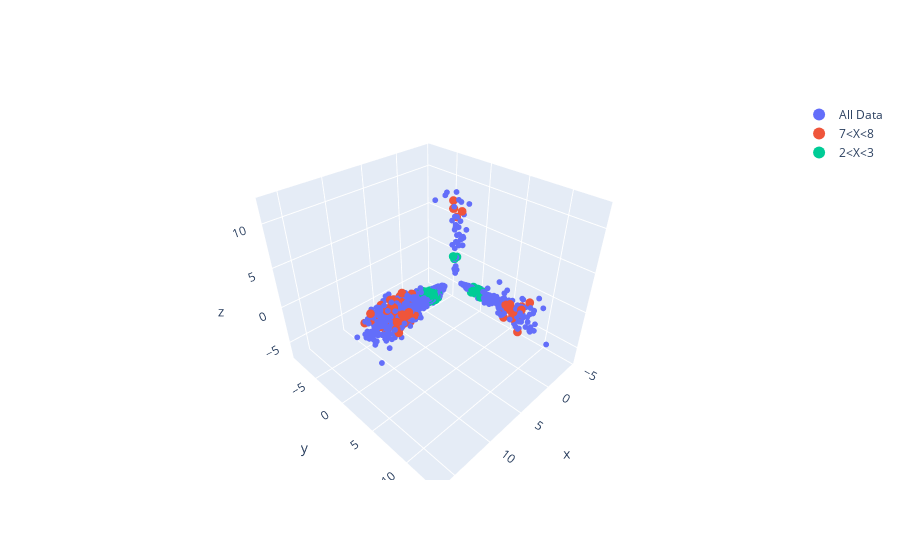

This figure's notebook cell:
### Markdown cell above
### Plotly

- Let's take a look!

### Code cell
# https://plotly.com/python/3d-scatter-plots/
# https://community.plotly.com/t/setting-marker-size-gives-a-white-outline-in-3d-scatter/26901/4

kp = np.concatenate([x_1,x_2,x_3])
kp1 = (2<kp)&(kp<3)
kp2 = (7<kp)&(kp<8)
fig = go.Figure(data=[go.Scatter3d(x=df.y1, y=df.y2, z=df.y3,
                                   mode='markers', marker=dict(size=2), name='All Data'),
                      go.Scatter3d(x=df.y1[kp2], y=df.y2[kp2], z=df.y3[kp2],
                                   mode='markers', marker=dict(size=3), name='7<X<8'),
                      go.Scatter3d(x=df.y1[kp1], y=df.y2[kp1], z=df.y3[kp1],
                                   mode='markers', marker=dict(size=3), name='2<X<3')
                     ])

# https://stackoverflow.com/questions/65299267/change-legend-marker-size-for-plotly-scatter-plot-bubble-chart-in-python/65299268
fig.update_layout(legend= {'itemsizing': 'constant'})


fig.show()
